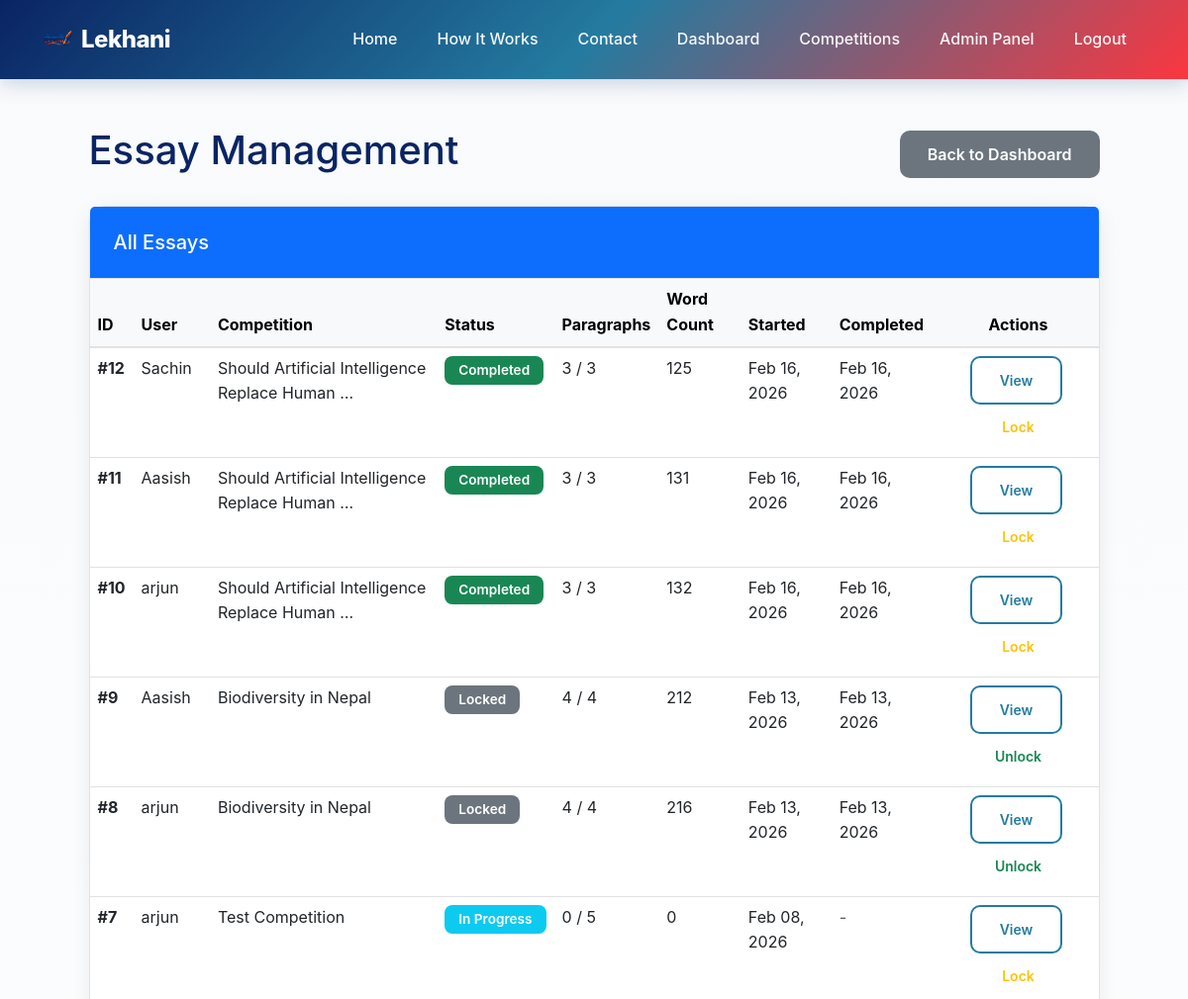
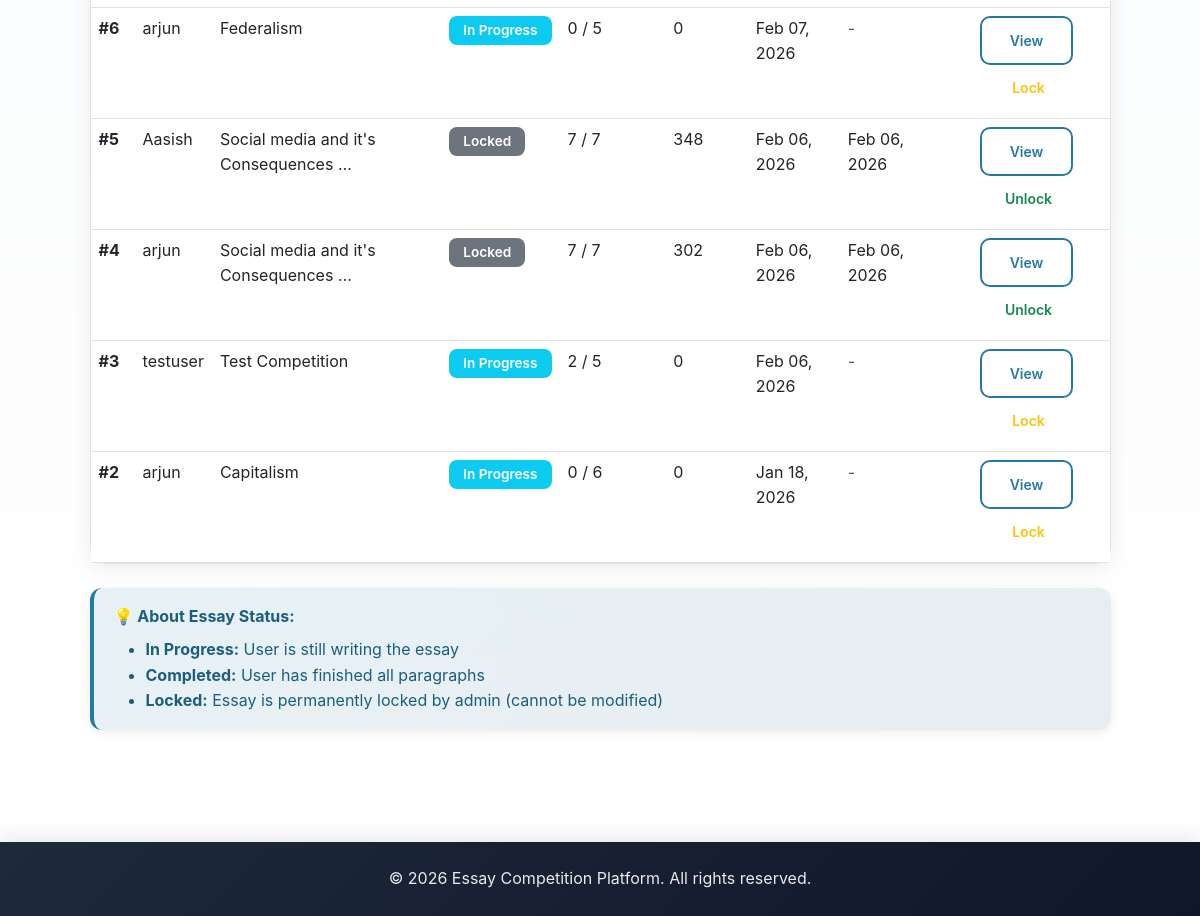
Page /admin-panel/essays/ (signed in) on the committed database (2 pictures, top to bottom).
### competition/models.py (models this page shows, shortened)
class Essay(models.Model):
    STATUS_CHOICES = [
        ('in_progress', 'In Progress'),
        ('completed', 'Completed'),
        ('locked', 'Locked'),
    ]
    user = models.ForeignKey(User, on_delete=models.CASCADE, related_name='essays')
    competition = models.ForeignKey(Competition, on_delete=models.CASCADE, related_name='essays')
    status = models.CharField(max_length=15, choices=STATUS_CHOICES, default='in_progress')
    started_at = models.DateTimeField(auto_now_add=True)
    completed_at = models.DateTimeField(null=True, blank=True)
    word_count = models.PositiveIntegerField(default=0)
    grammar_errors = models.PositiveIntegerField(default=0)
    spelling_errors = models.PositiveIntegerField(default=0)
    grammar_score = models.PositiveIntegerField(default=100)
    final_score = models.FloatField(default=0)   # ⭐ NEW FIELD
    def current_paragraph_count(self):
        return self.paragraphs.count()
    class Meta:
        ordering = ['-started_at']
        unique_together = ['user', 'competition']
        verbose_name = 'Essay'
        verbose_name_plural = 'Essays'

class Competition(models.Model):
    title = models.CharField(max_length=200)
    description = models.TextField()
    start_date = models.DateTimeField()
    end_date = models.DateTimeField()
    max_paragraphs = models.PositiveIntegerField()
    created_at = models.DateTimeField(auto_now_add=True)
    updated_at = models.DateTimeField(auto_now=True)
    class Meta:
        ordering = ['-start_date']
        verbose_name = 'Competition'
        verbose_name_plural = 'Competitions'

### competition/views.py (the view, shortened to what this page needs)
# urls.py: path('admin-panel/essays/', views.admin_essays, name='admin_essays'),
@login_required
@admin_required
def admin_essays(request):
    essays = Essay.objects.select_related('user', 'competition').all().order_by('-started_at')
    context = {
        'essays': essays,
    }
    return render(request, 'admin_essays.html', context)

### competition/templates/admin_essays.html (shortened to what this page needs)
{% extends 'base.html' %}
{% block content %}
<div class="container my-5">
    <div class="row">
        <div class="col-lg-11 mx-auto">
            <div class="d-flex justify-content-between align-items-center mb-4">
                <h1>Essay Management</h1>
                <a href="{% url 'admin_dashboard' %}" class="btn btn-secondary">Back to Dashboard</a>
            </div>
            <div class="card">
                <div class="card-header bg-primary text-white">
                    <h5 class="mb-0">All Essays</h5>
                </div>
                <div class="card-body p-0">
                    {% if essays %}
                    <div class="table-responsive">
                        <table class="table table-hover mb-0">
                            <thead class="table-light">
                                <tr>
                                    <th>ID</th>
                                    <th>User</th>
                                    <th>Competition</th>
                                    <th>Status</th>
                                    <th>Paragraphs</th>
                                    <th>Word Count</th>
                                    <th>Started</th>
                                    <th>Completed</th>
                                    <th class="text-center">Actions</th>
                                </tr>
                            </thead>
                            <tbody>
                                {% for essay in essays %}
                                <tr>
                                    <td><strong>#{{ essay.id }}</strong></td>
                                    <td>{{ essay.user.username }}</td>
                                    <td>{{ essay.competition.title|truncatewords:5 }}</td>
                                    <td>
                                        {% if essay.status == 'in_progress' %}
                                        <span class="badge bg-info">In Progress</span>
                                        {% elif essay.status == 'completed' %}
                                        <span class="badge bg-success">Completed</span>
                                        {% elif essay.status == 'locked' %}
                                        <span class="badge bg-secondary">Locked</span>
                                        {% endif %}
                                    </td>
                                    <td>{{ essay.current_paragraph_count }} / {{ essay.competition.max_paragraphs }}
                                    </td>
                                    <td>{{ essay.word_count }}</td>
                                    <td>{{ essay.started_at|date:"M d, Y" }}</td>
                                    <td>
                                        {% if essay.completed_at %}
                                        {{ essay.completed_at|date:"M d, Y" }}
                                        {% else %}
                                        <span class="text-muted">-</span>
                                        {% endif %}
                                    </td>
                                    <td class="text-center">
                                        <a href="{% url 'essay_view' essay.id %}"
                                            class="btn btn-sm btn-outline-primary me-1">View</a>
                                        {% if essay.status != 'locked' %}
                                        <form method="post" action="{% url 'admin_essays' %}"
                                            style="display: inline-block;">
                                            <button type="submit" class="btn btn-sm btn-outline-warning"
                                                onclick="return confirm('Are you sure you want to lock this essay?')">Lock</button>
                                        </form>
                                        {% else %}
                                        <form method="post" action="{% url 'admin_essays' %}"
                                            style="display: inline-block;">
                                            <button type="submit" class="btn btn-sm btn-outline-success"
                                                onclick="return confirm('Are you sure you want to unlock this essay?')">Unlock</button>
                                        </form>
                                        {% endif %}
                                    </td>
                                </tr>
                                {% endfor %}
                            </tbody>
                        </table>
                    </div>
                    {% else %}
                    <div class="text-center py-5">
                        <p class="text-muted mb-0">No essays found.</p>
                    </div>
                    {% endif %}
                </div>
            </div>
            <div class="alert alert-info mt-4">
                <strong>💡 About Essay Status:</strong>
                <ul class="mb-0 mt-2">
                    <li><strong>In Progress:</strong> User is still writing the essay</li>
                    <li><strong>Completed:</strong> User has finished all paragraphs</li>
                    <li><strong>Locked:</strong> Essay is permanently locked by admin (cannot be modified)</li>
                </ul>
            </div>
        </div>
    </div>
</div>
{% endblock %}

### static/css/style.css (style rules this page uses)
:root { --primary-color: #247BA0; --primary-dark: #1a5f7d; --secondary-color: #FB3640; --accent-color: #0A2463; --success-color: #10b981; --danger-color: #FB3640; --warning-color: #f59e0b; --info-color: #247BA0; --light-bg: #f8fafc; --dark-text: #0A2463; --gray-text: #605F5E; --border-color: #E2E2E2; }
* { margin: 0; padding: 0; box-sizing: border-box; }
body { font-family: 'Inter', -apple-system, BlinkMacSystemFont, 'Segoe UI', Roboto, sans-serif; min-height: 100vh; display: flex; flex-direction: column; background: linear-gradient(to bottom, #f8fafc 0%, #ffffff 100%); color: var(--dark-text); line-height: 1.6; }
.card { border: 1px solid var(--border-color); border-radius: 16px; box-shadow: 0 4px 20px rgba(0, 0, 0, 0.08); transition: all 0.3s ease; }
.card-header { border-bottom: 1px solid var(--border-color); padding: 1.5rem; background: var(--light-bg); font-weight: 600; }
.card-body { padding: 1.5rem; }
.btn { border-radius: 10px; padding: 12px 28px; font-weight: 600; transition: all 0.3s cubic-bezier(0.4, 0, 0.2, 1); border: none; position: relative; overflow: hidden; }
.btn::before { content: ''; position: absolute; top: 50%; left: 50%; width: 0; height: 0; border-radius: 50%; background: rgba(255, 255, 255, 0.2); transform: translate(-50%, -50%); transition: width 0.6s, height 0.6s; }
.btn-outline-primary { border: 2px solid #247BA0; color: #247BA0; background: transparent; }
.badge { padding: 8px 14px; font-weight: 600; border-radius: 8px; font-size: 0.85rem; }
.alert { border-radius: 12px; border: none; padding: 1rem 1.25rem; box-shadow: 0 2px 10px rgba(0, 0, 0, 0.08); }
.alert-info { background: linear-gradient(135deg, rgba(36, 123, 160, 0.1) 0%, rgba(26, 95, 125, 0.1) 100%); color: #1a5f7d; border-left: 4px solid #247BA0; }
.table { background: white; }
.table thead { background: var(--light-bg); border-bottom: 2px solid var(--border-color); }
.table tbody tr { border-bottom: 1px solid var(--border-color); }

### competition/templates/base.html (style rules this page uses)
html { scroll-behavior: smooth; }

### rows in the picture
Essay: id "12", user.username "Sachin", competition "Should Artificial Intelligence Replace Human …", status "Completed", current_paragraph_count "3", competition.max_paragraphs "3", word_count "125", started_at "Feb 16, 2026", completed_at "Feb 16, 2026"
Essay: id "11", user.username "Aasish", competition "Should Artificial Intelligence Replace Human …", status "Completed", current_paragraph_count "3", competition.max_paragraphs "3", word_count "131", started_at "Feb 16, 2026", completed_at "Feb 16, 2026"
Essay: id "10", user.username "arjun", competition "Should Artificial Intelligence Replace Human …", status "Completed", current_paragraph_count "3", competition.max_paragraphs "3", word_count "132", started_at "Feb 16, 2026", completed_at "Feb 16, 2026"
Essay: id "9", user.username "Aasish", competition "Biodiversity in Nepal", status "Locked", current_paragraph_count "4", competition.max_paragraphs "4", word_count "212", started_at "Feb 13, 2026", completed_at "Feb 13, 2026"
Essay: id "8", user.username "arjun", competition "Biodiversity in Nepal", status "Locked", current_paragraph_count "4", competition.max_paragraphs "4", word_count "216", started_at "Feb 13, 2026", completed_at "Feb 13, 2026"
Essay: id "7", user.username "arjun", competition "Test Competition", status "In Progress", current_paragraph_count "0", competition.max_paragraphs "5", word_count "0", started_at "Feb 08, 2026"
Essay: id "6", user.username "arjun", competition "Federalism", status "In Progress", current_paragraph_count "0", competition.max_paragraphs "5", word_count "0", started_at "Feb 07, 2026"
Essay: id "5", user.username "Aasish", competition "Social media and it's Consequences …", status "Locked", current_paragraph_count "7", competition.max_paragraphs "7", word_count "348", started_at "Feb 06, 2026", completed_at "Feb 06, 2026"
Essay: id "4", user.username "arjun", competition "Social media and it's Consequences …", status "Locked", current_paragraph_count "7", competition.max_paragraphs "7", word_count "302", started_at "Feb 06, 2026", completed_at "Feb 06, 2026"
Essay: id "3", user.username "testuser", competition "Test Competition", status "In Progress", current_paragraph_count "2", competition.max_paragraphs "5", word_count "0", started_at "Feb 06, 2026"
Essay: id "2", user.username "arjun", competition "Capitalism", status "In Progress", current_paragraph_count "0", competition.max_paragraphs "6", word_count "0", started_at "Jan 18, 2026"
